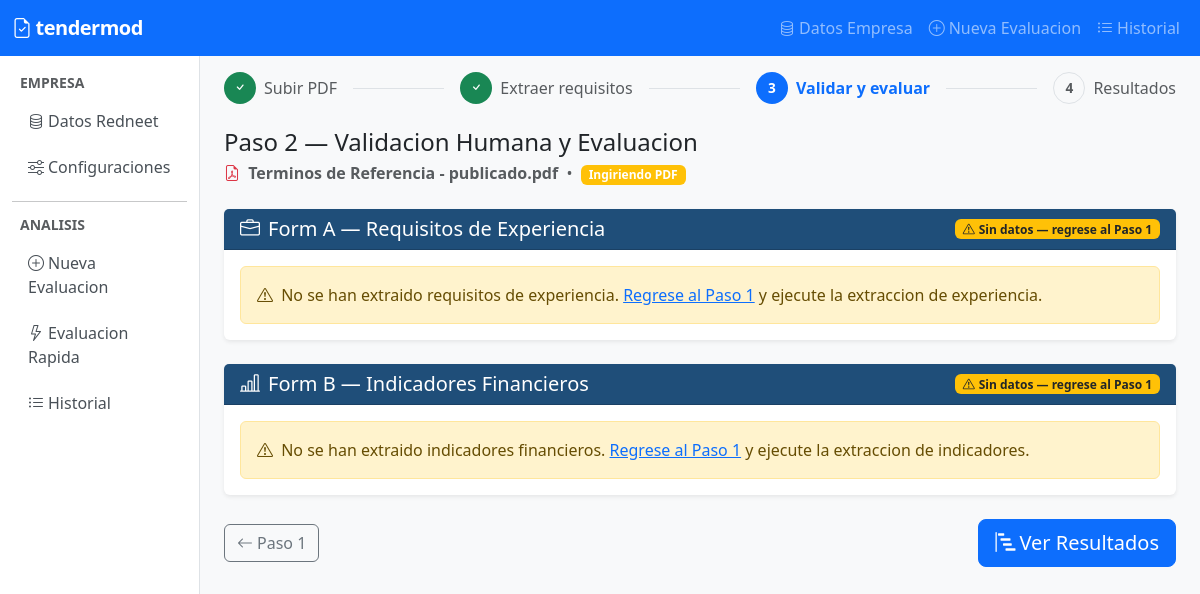
The app's page /analysis/11/step2/ with its own data.
### apps/core/models.py (models this page shows, shortened)
class AnalysisSession(models.Model):
    STATUS_CHOICES = [
        ('created', 'Creado'),
        ('ingesting_pdf', 'Ingiriendo PDF'),
        ('pdf_ready', 'PDF listo'),
        ('extracted', 'Requisitos extraidos'),
        ('evaluating', 'Evaluando'),
        ('completed', 'Completado'),
        ('error', 'Error'),
    ]
    status = models.CharField(max_length=20, choices=STATUS_CHOICES, default='created')
    pdf_filename = models.CharField(max_length=255, blank=True)
    experience_requirements_json = models.TextField(blank=True)
    indicators_requirements_json = models.TextField(blank=True)
    general_info_text = models.TextField(blank=True)
    celery_task_id = models.CharField(max_length=255, blank=True)
    created_at = models.DateTimeField(auto_now_add=True)
    updated_at = models.DateTimeField(auto_now=True)
    class Meta:
        ordering = ['-created_at']
    @property
    def status_display_class(self):
        mapping = {
            'created': 'secondary',
            'ingesting_pdf': 'warning',
            'pdf_ready': 'info',
            'extracted': 'primary',
            'evaluating': 'warning',
            'completed': 'success',
            'error': 'danger',
        }
        return mapping.get(self.status, 'secondary')

### apps/analysis/views.py (the view, shortened to what this page needs)
# urls.py: path('<int:pk>/step2/', views.analysis_step2, name='step2'),
def analysis_step2(request, pk):
    session = get_object_or_404(AnalysisSession, pk=pk)
    exp_initial = {}
    ind_initial = {}
    indicators_list = []
    if request.method == 'POST':
        pass
    exp_form = ExperienceEditForm(initial=exp_initial)
    ind_form = IndicatorsEditForm(initial=ind_initial)
    exp_data = None
    if session.experience_requirements_json:
        try:
            from tendermod.evaluation.schemas import ExperienceResponse
            exp_data = ExperienceResponse.model_validate_json(session.experience_requirements_json)
        except Exception as exc:
            logger.error('Error parseando ExperienceResponse para step2: %s', exc)
    context = {
        'session': session,
        'exp_form': exp_form,
        'ind_form': ind_form,
        'indicators_list': indicators_list,
        'exp_initial_json': json.dumps(exp_initial),
        'system_threshold': SystemConfig.get_solo().threshold_objeto,
        'exp_data': exp_data,
    }
    return render(request, 'analysis/step2.html', context)

### apps/core/models.py (called while the page is built)
    @classmethod
    def get_solo(cls):
        obj, _ = cls.objects.get_or_create(pk=1)
        return obj

### templates/analysis/step2.html (shortened to what this page needs)
{% extends "base.html" %}
{% load static %}
{% load l10n %}
{% block content %}
<div class="d-flex align-items-center gap-2 mb-4">
    <span class="step-badge bg-success text-white"><i class="bi bi-check"></i></span>
    <span class="text-muted">Subir PDF</span>
    <div class="flex-grow-1 border-top mx-2"></div>
    <span class="step-badge bg-success text-white"><i class="bi bi-check"></i></span>
    <span class="text-muted">Extraer requisitos</span>
    <div class="flex-grow-1 border-top mx-2"></div>
    <span class="step-badge bg-primary text-white">3</span>
    <span class="fw-semibold text-primary">Validar y evaluar</span>
    <div class="flex-grow-1 border-top mx-2"></div>
    <span class="step-badge bg-light text-muted border">4</span>
    <span class="text-muted">Resultados</span>
</div>
<div class="d-flex align-items-center gap-3 mb-4">
    <div>
        <h4 class="mb-1">Paso 2 — Validacion Humana y Evaluacion</h4>
        <p class="text-muted mb-0">
            <i class="bi bi-file-earmark-pdf me-1 text-danger"></i>
            <strong>{{ session.pdf_filename }}</strong>
            &nbsp;&bull;&nbsp;
            <span class="badge bg-{{ session.status_display_class }}">
                {{ session.get_status_display }}
            </span>
        </p>
    </div>
</div>
<div class="row g-4">
    <div class="col-12">
        <div class="card border-0 shadow-sm">
            <div class="card-header card-header-tendermod d-flex justify-content-between align-items-center">
                <h5 class="mb-0"><i class="bi bi-briefcase me-2"></i>Form A — Requisitos de Experiencia</h5>
                {% if not session.experience_requirements_json %}
                    <span class="badge bg-warning text-dark">
                        <i class="bi bi-exclamation-triangle me-1"></i>Sin datos — regrese al Paso 1
                    </span>
                {% endif %}
            </div>
            <div class="card-body">
                {% if session.experience_requirements_json %}
                    <p class="text-muted small mb-3">
                        Revise y corrija los requisitos de experiencia extraidos por el LLM antes de evaluar.
                        Los campos editables son los que el sistema usara en la comparacion.
                    </p>
                    <form id="form-experience">
                        <div class="row g-3">
                            <div class="col-12">
                                <label class="form-label fw-semibold">{{ exp_form.listado_codigos.label }}</label>
                                {{ exp_form.listado_codigos }}
                                <div class="form-text">{{ exp_form.listado_codigos.help_text }}</div>
                            </div>
                            <div class="col-md-4">
                                <label class="form-label fw-semibold">{{ exp_form.cantidad_codigos.label }}</label>
                                {{ exp_form.cantidad_codigos }}
                            </div>
                            <div class="col-md-4">
                                <label class="form-label fw-semibold">{{ exp_form.cantidad_contratos.label }}</label>
                                {{ exp_form.cantidad_contratos }}
                            </div>
                            <div class="col-md-4">
                                <label class="form-label fw-semibold">{{ exp_form.valor.label }}</label>
                                {{ exp_form.valor }}
                            </div>
                            <div class="col-12">
                                <label class="form-label fw-semibold">{{ exp_form.objeto.label }}</label>
                                {{ exp_form.objeto }}
                            </div>
                            <div class="col-md-4">
                                <label class="form-label fw-semibold">{{ exp_form.pagina.label }}</label>
                                {{ exp_form.pagina }}
                            </div>
                            <div class="col-md-4">
                                <label class="form-label fw-semibold">{{ exp_form.seccion.label }}</label>
                                {{ exp_form.seccion }}
                            </div>
                            <div class="col-md-6">
                                <label class="form-label fw-semibold">{{ exp_form.regla_codigos.label }}</label>
                                {{ exp_form.regla_codigos }}
                            </div>
                            <div class="col-md-6">
                                <label class="form-label fw-semibold">{{ exp_form.objeto_exige_relevancia.label }}</label>
                                {{ exp_form.objeto_exige_relevancia }}
                            </div>
                            <div class="col-md-6">
                                <label class="form-label fw-semibold small">
                                    Umbral semantico
                                    <span class="badge bg-secondary fw-normal ms-1">Global: {{ system_threshold|floatformat:2 }}</span>
                                </label>
                                <input type="number" id="umbral-experiencia" name="umbral"
                                       min="0" max="1" step="0.01"
                                       value="{% localize off %}{{ system_threshold }}{% endlocalize %}"
                                       class="form-control">
                                <div class="form-text">Sobreescribe el umbral global por esta evaluacion (0.0 - 1.0). Configurar en <a href="{% url 'redneet:settings' %}">Configuraciones</a>.</div>
                            </div>
                            {% if exp_data.modo_evaluacion == "MULTI_CONDICION" %}
                            <div class="col-12 mt-3">
                                <label class="form-label fw-semibold">
                                    Sub-requisitos de Experiencia Especifica
                                    <span class="badge bg-info text-dark ms-1">Multi-condicion</span>
                                </label>
                                <div id="sub-requisitos-container">
                                    {% for sub in exp_data.sub_requisitos %}
                                    <div class="card border mb-2 sub-req-card" data-index="{{ forloop.counter0 }}">
                                        <div class="card-body py-2">
                                            <div class="row g-2 align-items-center">
                                                <div class="col-1 text-center fw-bold text-muted">{{ forloop.counter }}</div>
                                                <div class="col-7">
                                                    <input type="text" class="form-control form-control-sm sub-req-desc"
                                                           value="{{ sub.descripcion }}">
                                                </div>
                                                <div class="col-2">
                                                    <input type="text" class="form-control form-control-sm sub-req-codigos"
                                                           value="{{ sub.codigos_unspsc|join:', ' }}"
                                                           placeholder="Codigos UNSPSC">
                                                </div>
                                                <div class="col-2">
                                                    <input type="number" class="form-control form-control-sm sub-req-cantidad"
                                                           value="{{ sub.cantidad_minima_contratos }}" min="1">
                                                </div>
                                            </div>
                                        </div>
                                    </div>
                                    {% endfor %}
                                </div>
                                <div class="form-text">
                                    Cada sub-requisito debe ser cubierto por un contrato RUP distinto.
                                </div>
                            </div>
                            {% endif %}
                        </div>
                        <div class="mt-4 d-flex align-items-center gap-3">
                            <button type="button" class="btn btn-success btn-lg"
                                    onclick="evaluateExperience()">
                                <i class="bi bi-play-circle me-2"></i>Evaluar Experiencia
                            </button>
                            <div id="spinner-eval-experience"></div>
                        </div>
                    </form>
                {% else %}
                    <div class="alert alert-warning mb-0">
                        <i class="bi bi-exclamation-triangle me-1"></i>
                        No se han extraido requisitos de experiencia.
                        <a href="{% url 'analysis:step1' pk=session.pk %}">Regrese al Paso 1</a>
                        y ejecute la extraccion de experiencia.
                    </div>
                {% endif %}
            </div>
        </div>
    </div>
    <div class="col-12">
        <div class="card border-0 shadow-sm">
            <div class="card-header card-header-tendermod d-flex justify-content-between align-items-center">
                <h5 class="mb-0"><i class="bi bi-bar-chart-line me-2"></i>Form B — Indicadores Financieros</h5>
                {% if not session.indicators_requirements_json %}
                    <span class="badge bg-warning text-dark">
                        <i class="bi bi-exclamation-triangle me-1"></i>Sin datos — regrese al Paso 1
                    </span>
                {% endif %}
            </div>
            <div class="card-body">
                {% if session.indicators_requirements_json %}
                    <p class="text-muted small mb-3">
                        Revise los indicadores financieros extraidos del pliego.
                        Puede editar el valor requerido si el LLM lo interpreto incorrectamente.
                    </p>
                    <div id="indicators-table-container">
                        <table class="table table-sm table-bordered align-middle mb-0" id="indicators-table">
                            <thead class="table-light">
                                <tr>
                                    <th style="width:50%">Indicador</th>
                                    <th style="width:50%">Valor / Condicion requerida</th>
                                </tr>
                            </thead>
                            <tbody id="indicators-tbody">
                                {% for ind in indicators_list %}
                                <tr>
                                    <td>
                                        <input type="hidden" class="ind-name" value="{{ ind.indicador }}">
                                        {{ ind.indicador }}
                                    </td>
                                    <td>
                                        <input type="text" class="form-control form-control-sm ind-valor"
                                               value="{{ ind.valor }}">
                                    </td>
                                </tr>
                                {% empty %}
                                <tr>
                                    <td colspan="2" class="text-muted text-center">Sin indicadores extraidos.</td>
                                </tr>
                                {% endfor %}
                            </tbody>
                        </table>
                    </div>
                    <div class="mt-4 d-flex align-items-center gap-3">
                        <button type="button" class="btn btn-success btn-lg"
                                onclick="evaluateIndicators()">
                            <i class="bi bi-play-circle me-2"></i>Evaluar Indicadores
                        </button>
                        <div id="spinner-eval-indicators"></div>
                    </div>
                {% else %}
                    <div class="alert alert-warning mb-0">
                        <i class="bi bi-exclamation-triangle me-1"></i>
                        No se han extraido indicadores financieros.
                        <a href="{% url 'analysis:step1' pk=session.pk %}">Regrese al Paso 1</a>
                        y ejecute la extraccion de indicadores.
                    </div>
                {% endif %}
            </div>
        </div>
    </div>
</div>
<div class="d-flex justify-content-between align-items-center mt-4">
    <a href="{% url 'analysis:step1' pk=session.pk %}" class="btn btn-outline-secondary">
        <i class="bi bi-arrow-left me-1"></i>Paso 1
    </a>
    <a href="{% url 'analysis:results' pk=session.pk %}"
       class="btn btn-primary btn-lg"
       id="btn-results">
        <i class="bi bi-bar-chart-steps me-1"></i>Ver Resultados
    </a>
</div>
{% endblock %}

### templates/base.html (style rules this page uses)
body { background-color: #f8f9fa; }
.step-badge { width: 2rem; height: 2rem; border-radius: 50%; display: inline-flex; align-items: center; justify-content: center; font-weight: 700; font-size: 0.85rem; }
.card-header-tendermod { background-color: #1F4E79; color: white; }

### records on screen
AnalysisSession: pdf_filename "Terminos de Referencia - publicado.pdf", status "Ingiriendo PDF"
